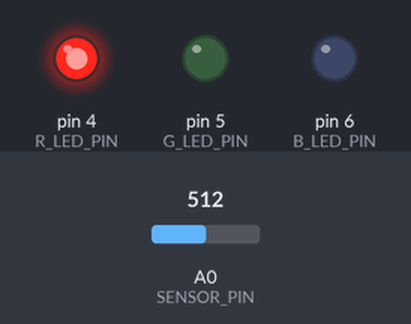
The sketch below on a simulated Arduino Uno, built with avr-gcc and run on an emulated ATmega328P. Parts: output pins drawn as LEDs (lit = HIGH). Inputs (shaded band) come from the test bench; at power-on: A0 (SENSOR_PIN) = 512. What the sketch prints to the serial monitor is not drawn.

Above: at 0.1 s.
Timing chart, 0 to 1.6 s (numbered marks = the images above):
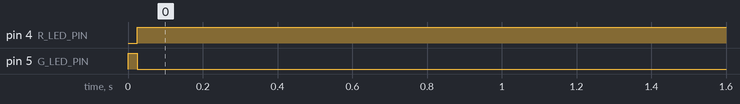

Measured:
- by itself, pin 4 (R_LED_PIN): LOW → HIGH at 0.03 s
- by itself, pin 5 (G_LED_PIN): HIGH → LOW at 0.03 s

The sketch:

therm.ino
```cpp
#include<SoftwareSerial.h>

/* Create object named bt of the class SoftwareSerial */
SoftwareSerial bt(8,9); /* (Rx,Tx) */

const int SENSOR_PIN = A0;
const int COLD_ZONE = 0;
const int COMFORT_ZONE = 1;
const int HOT_ZONE = 2;
const int COLD_ZONE_LIMIT = 18;
const int HOT_ZONE_LIMIT = 26;
const int R_LED_PIN = 4;
const int G_LED_PIN = 5;
const int B_LED_PIN = 6;
const int SAMPLES = 128;


void setup() {
  Serial.begin(9600);
  bt.begin(9600); /* Define baud rate for software serial communication */
  pinMode(R_LED_PIN, OUTPUT);
  pinMode(G_LED_PIN, OUTPUT);
  pinMode(B_LED_PIN, OUTPUT);
  digitalWrite(G_LED_PIN, HIGH);
}

int t = 0;
int tempZone = COMFORT_ZONE;
float sensorTotal = 0.0;
int totalSamples = 0;

void loop() {

  for (int i = 0; i < SAMPLES; i++) {
    sensorTotal += analogRead(SENSOR_PIN);
    totalSamples++;
  }

  if(t % 5 == 0) {
    float sensorVal = sensorTotal / totalSamples;
    sensorTotal = 0.0;
    totalSamples = 0;
     //convert to voltage
    float voltage = (sensorVal / 1024.0) * 5;
    //convert to temperature in C degrees
    float temperature = (voltage - .465) * 100;
    Serial.println(temperature);

    bt.println(temperature);

    if(temperature > HOT_ZONE_LIMIT && tempZone != HOT_ZONE) {
      tempZone = HOT_ZONE;
      digitalWrite(R_LED_PIN, HIGH);
      digitalWrite(G_LED_PIN, LOW);
      digitalWrite(B_LED_PIN, LOW);
    } else if (temperature < COLD_ZONE_LIMIT && tempZone != COLD_ZONE) {
      tempZone = COLD_ZONE;
      digitalWrite(R_LED_PIN, LOW);
      digitalWrite(G_LED_PIN, LOW);
      digitalWrite(B_LED_PIN, HIGH);
    } else if(temperature >= COLD_ZONE_LIMIT && temperature <= HOT_ZONE_LIMIT && tempZone != COMFORT_ZONE) {
      tempZone = COMFORT_ZONE;
      digitalWrite(R_LED_PIN, LOW);
      digitalWrite(G_LED_PIN, HIGH);
      digitalWrite(B_LED_PIN, LOW);
    }
  }
  t++;
  t %= 100000;
  delay(1000);
}
```
